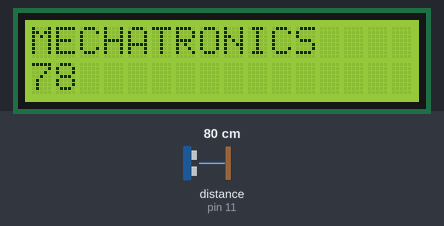
Recording of a sketch running on a simulated Arduino Uno, built with avr-gcc and run on an emulated ATmega328P. On the bench: 16×2 character LCD. Wiring (inferred from the names in the program): ultrasonic range finder: trigger pin 13; echo pin 11. The inputs (shaded band) are chosen by the test bench; at power-on: distance to the obstacle (sensor on pin 11) 80 cm. The echo pulse lasts 58.3 µs per cm; what the sketch prints to the serial monitor is not drawn.

Above: at 1.2 s.
1.3 s: distance to the obstacle (sensor on pin 11) set to 2 cm
At 2.0 s:
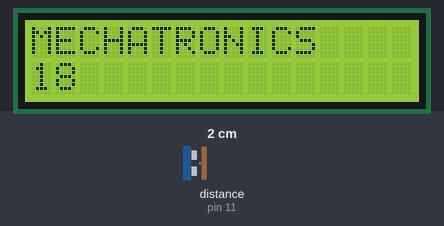
2.8 s: distance to the obstacle (sensor on pin 11) set to 4 cm
At 3.1 s:
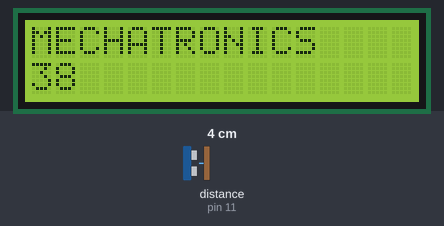
4.3 s: distance to the obstacle (sensor on pin 11) set to 9 cm
At 5.5 s:
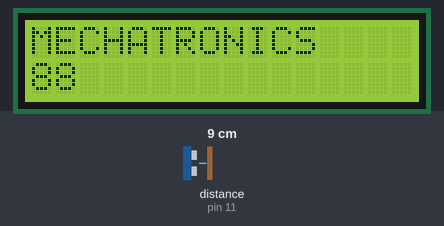
Timing chart, 0 to 7.3 s (numbered marks = the images above; inputs shaded):
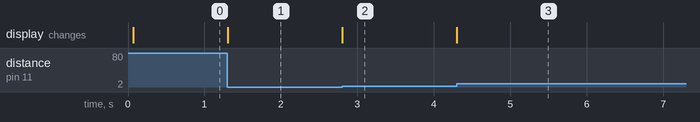

Measured:
- after the input at 1.3 s, the display: changes at once (image 1)
- after the input at 2.8 s, the display: changes at once (image 2)
- after the input at 4.3 s, the display: changes at once (image 3)

The sketch:

distlcd.ino
```cpp
#include<LiquidCrystal.h>
const int rs = 10, en = 9, d4 = 5, d5 = 4, d6 = 3, d7 = 2;
LiquidCrystal lcd(rs,en,d4,d5,d6,d7);
const int trigPin = 13;
const int echoPin = 11;
long duration;
int distance;

void setup() {
pinMode(trigPin, OUTPUT);
pinMode(echoPin, INPUT);
Serial.begin(9600);
lcd.begin(16,2);
lcd.print("MECHATRONICS");
}

void loop() {
lcd.setCursor(0,1);
digitalWrite(trigPin, LOW);
delayMicroseconds(2);
digitalWrite(trigPin, HIGH);
delayMicroseconds(10);
digitalWrite(trigPin, LOW);
duration = pulseIn(echoPin, HIGH);
distance = duration*0.034/2;
lcd.print(distance);
Serial.print(distance);
}
```
